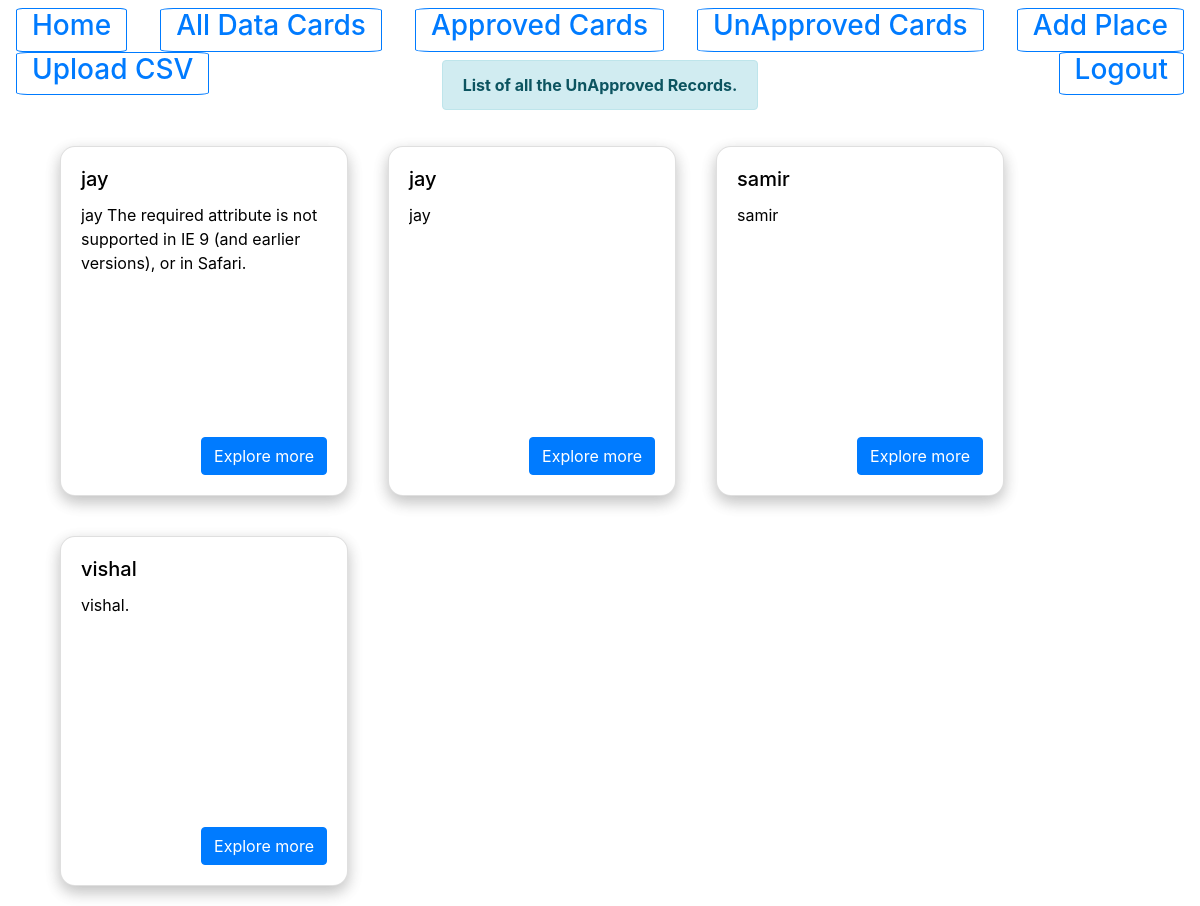
/UnApprovedlist/ (signed in), run on the app's committed database.
### myapp/models.py (models this page shows, shortened)
class myapp(models.Model):
    title = models.CharField(max_length=100,default=' ')
    description = models.CharField(max_length=100000,default=' ')
    longitude=models.CharField(max_length=1000,default=0)
    latitude=models.CharField(max_length=1000,default=0)
    placetitle=models.CharField(max_length=100000,default= ' ',blank = True)
    placetitle2=models.CharField(max_length=100000,default=' ',blank = True)
    placetitle3=models.CharField(max_length=100000,default=' ',blank = True)
    placetitle4=models.CharField(max_length=100000,default=' ',blank = True)
    placevalue=models.CharField(max_length=100000,default=' ',blank = True)
    placevalue2=models.CharField(max_length=100000,default=' ',blank = True)
    placevalue3=models.CharField(max_length=100000,default=' ',blank = True)
    placevalue4=models.CharField(max_length=100000,default=' ',blank = True)
    class Meta:
        db_table = 'placeDb'

### myapp/views.py (the view)
# urls.py: path('UnApprovedlist/',views.UnApprovedlist,name='UnApprovedlist'),
def UnApprovedlist(request):
    if request.user.is_authenticated:
        imgData = imageLoc.objects.filter(status = "UnApproved")         #collecting all unapproved images
        vdoData = VideoLoc.objects.filter(status = "UnApproved")         ##collecting all unapproved videos
        desData=Description.objects.filter(status=0)
        place_ids = list(set(int(entry.place_id) for entry in imgData))         #making a set of ids of these unapproved images
        place_ids_1 = list(set(int(entry.place_id) for entry in vdoData))       #making a set of ids of these unapproved video
        place_ids_2=list(set(int(entry.place_id) for entry in desData))
        total_place_ids = list(set(place_ids + place_ids_1 + place_ids_2))                    #making set of all these images and video ids
        results = []
        for idx in total_place_ids:
            try:
                results.append(myapp.objects.get(id=idx))                        # storing data of all the unapproved ids
            except:
                continue
        message = "List of all the UnApproved Records."
        return render(request,"SelcetedList.html",{"results":results,"message":message})       #rendering the results in selectedlist.html with a message
    else:
        form = LoginForm()                         #login form
        message = "Please Login for Moving Further"
        return render(request,'registration/login.html',{"form":form,"message" : message})     # rendering login page

### myapp/templates/SelcetedList.html (shortened to what this page needs)
<!DOCTYPE html>
<html lang="en">
<head>
    <link rel="stylesheet" href="https://stackpath.bootstrapcdn.com/bootstrap/4.1.3/css/bootstrap.min.css"
>
</head>
<body class="">
        <div class=""  style="background-color:#ffffff;">
                <nav class="navbar navbar-dark bg-transparent" style="height:60px;">
                    <a class="" href="/" style="border: 2px;">
                        <button class="btn btn-sm btn-outline-primary admin-header-button"
                        style="border-radius: 6%; padding: 0 15px;"
                            type="submit">
                            <h3>Home</h3>
                        </button></a>
                    <a class="" href="/AllDatalist/" style="border: 2px;">
                        <button class="btn btn-sm btn-outline-primary"
                        style="border-radius: 6%; padding: 0 15px;"
                        type="submit">
                            <h3>All Data Cards</h3>
                        </button></a>
                    <a class="" href="/Approvedlist/" style="border: 2px;">
                        <button class="btn btn-sm btn-outline-primary"
                        style="border-radius: 6%; padding: 0 15px;"
                            type="submit">
                            <h3>Approved Cards</h3>
                        </button></a>
                    <a class="" href="/UnApprovedlist/" style="border: 2px;">
                        <button
                        style="border-radius: 6%; padding: 0 15px;"
                            class="btn btn-sm btn-outline-primary" type="submit">
                            <h3>UnApproved Cards</h3>
                        </button></a>
                    <a class="" href="/adminpanel/0/" style="border: 2px;">
                        <button class="btn btn-sm btn-outline-primary"
                        style="border-radius: 6%; padding: 0 15px;"
                        type="submit">
                            <h3>Add Place</h3>
                        </button></a>
                    <a class="" href="/csvUpload/" style="border: 2px;">
                        <button class="btn btn-sm btn-outline-primary"
                        style="border-radius: 6%; padding: 0 15px;"
                            type="submit">
                            <h3>Upload CSV</h3>
                        </button></a>
                    <a class="" href="/admin/logout/" style="border: 2px;">
                        <button class="btn btn-sm btn-outline-primary"
                        style="border-radius: 6%; padding: 0 15px;"
                            type="submit">
                            <h3>Logout</h3>
                        </button></a>
                </nav>
                <div class="alert alert-info container" style="text-align: center;width: max-content;height: max-content;">
                    <strong>{{ message }}</strong>
                </div>
            </div>
    <div class="row">
        <div class="col-12" style="width:100%;color: black;text-align: left;">
            <ul id='search-results'>
                {% for result in results %}
                <div class="" style="padding: 20px; float: left; ">
                    <div class="card" style="width: 18rem;min-height: 350px;border-radius: 15px!important;
                    border-top-left-radius: 15px !important;
                    border-top-right-radius: 15px !important;
                    border-bottom-right-radius: 15px !important;
                    border-bottom-left-radius: 15px !important;
                    box-shadow: 0 6px 16px 0 rgba(0,0,0,.15),0 6px 16px 0 rgba(0,0,0,.12)!important;">
                        <div class="card-body"
                            style="height: 100%;">
                            <h5 class="card-title">{{ result.title }}</h5>
                            <p class="card-text" style="height: 200px;overflow-x: auto;">{{ result.description }}</p>
                            <div class="" style="position: absolute;right: 20px;bottom: 20px;">
                                <a href="{{ result.id }}/" class="btn btn-primary">Explore more</a>
                            </div>
                        </div>
                    </div>
                </div>
                {% endfor %}
            </ul>
        </div>
    </div>
</body>
</html>

### data on the page
myapp: title "jay", description "jay The required attribute is not supported in IE 9 (and earlier versions), or in Safari."
myapp: title "jay", description "jay"
myapp: title "samir", description "samir"
myapp: title "vishal", description "vishal."

### other printed values
{{ message }} "List of all the UnApproved Records."
